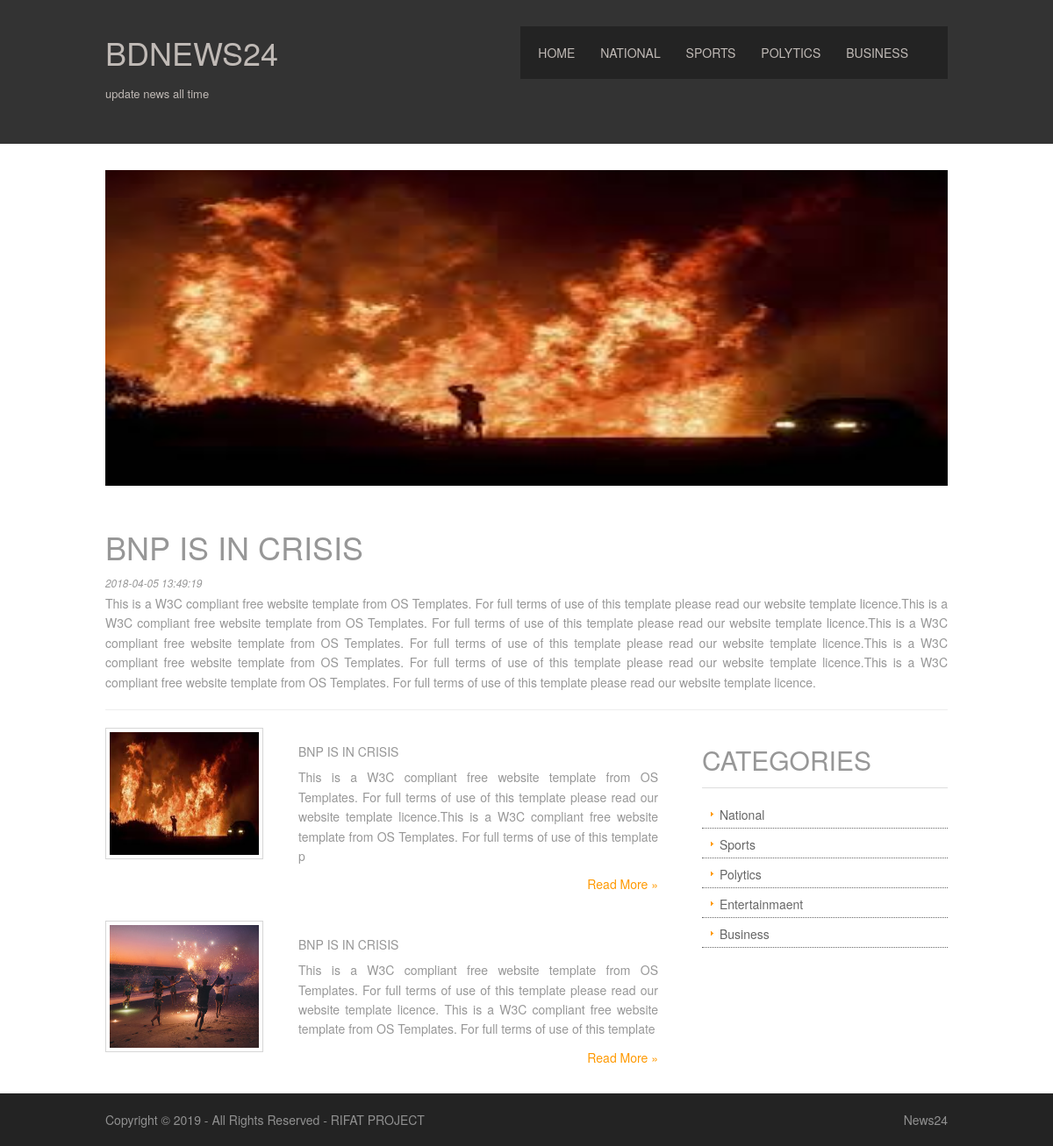
Page /details.php?id=17 on the committed database.
### tables this page shows
CREATE TABLE `news_category` (
  `id` bigint(20) NOT NULL,
  `name` varchar(100) NOT NULL,
  `main_menu` varchar(4) NOT NULL
);

CREATE TABLE `news` (
  `id` bigint(20) NOT NULL,
  `headline` varchar(150) NOT NULL,
  `photo` varchar(100) NOT NULL,
  `details` text NOT NULL,
  `date` timestamp NOT NULL DEFAULT CURRENT_TIMESTAMP ON UPDATE CURRENT_TIMESTAMP,
  `category` bigint(20) NOT NULL,
  `featured` varchar(3) NOT NULL DEFAULT 'no'
);

### details.php (the view, shortened to what this page needs)
<!DOCTYPE html>
<html lang="en" dir="ltr">
<head>
  <link rel="stylesheet" href="styles/layout.css" type="text/css">
  <link rel="stylesheet" href="css/bootstrap.min.css" >
  <link rel="stylesheet" href="css/bootstrap-theme.min.css" >
</head>
<body>
  <?php
  $servername = "localhost";
  $username = "root";
  $password = "";
  $conn = mysqli_connect($servername, $username, $password,'newspaper');
  $sql_1='select * from news_category';
  $result_1=mysqli_query($conn, $sql_1);
  $sql_12='select * from news_category where main_menu="yes"';
  $result_12=mysqli_query($conn, $sql_12);
  $sql_1231='select * from news where featured="yes" order by id desc limit 2';
  $result_1231=mysqli_query($conn, $sql_1231);
  $sql_1678='select * from news where id='.$_GET["id"];
  $result_1678=mysqli_fetch_assoc(mysqli_query($conn, $sql_1678));
  ?>
  <div class="wrapper row1">
    <header id="header" class="clear">
      <div id="hgroup">
        <h1><a href="index.php">BDNEWS24</a></h1>
        <h2>update news all time</h2>
      </div>
      <nav>
        <ul>
          <li><a href="index.php">Home</a></li>
          <?php while($e=mysqli_fetch_assoc($result_12)){ ?>
          <li ><a href="category.php?id=<?=$e['id']?>"><?php echo $e['name'] ?></a></li>
          <?php } ?>
        </ul>
      </nav>
    </header>
  </div>
  <div class="wrapper row2">
    <div id="container" class="clear">
      <section id="slider"><img src="images/<?=$result_1678['photo']?>" width="960" height="360" alt=""></section>
      <div id="homepage">
       <h1><?=$result_1678['headline']?></h1>
       <small><em><?=$result_1678['date']?></em></small>
       <p style="text-align: justify"><?=$result_1678['details']?></p>
    </div>
    <hr>
    <div id="content">
      <section id="posts" class="last clear">
        <ul>
          <?php $d=0; while($ro=mysqli_fetch_assoc($result_1231)){ $d+=1; ?>
          <li <?php if($d==2){ echo 'class="last"';} ?>>
            <article class="clear">
              <figure><img src="images/<?=$ro['photo']?>" alt="">
                <figcaption>
                  <h2><?=$ro['headline']?></h2>
                  <p style="text-align: justify"><?php echo mb_substr($ro['details'],0,250)?></p>
                  <footer class="more"><a href="details.php?id=<?=$ro['id']?>">Read More &raquo;</a></footer>
                </figcaption>
              </figure>
            </article>
          </li>
          <?php } ?>
        </ul>
      </section>
    </div>
    <aside id="right_column">
      <h2 class="title">Categories</h2>
      <nav>
        <ul>
          <?php while($r=mysqli_fetch_assoc($result_1)){ ?>
          <li><a href="category.php?id=<?=$r['id']?>"><?php echo $r['name'] ?></a></li>
          <?php } ?>
        </ul>
      </nav>
    </aside>
  </div>
</div>
<div class="wrapper row3">
  <footer id="footer" class="clear">
   <p class="fl_left">Copyright &copy; 2019 - All Rights Reserved - <a href="#">RIFAT PROJECT</a></p>
    <p class="fl_right"> <a href="http://codezenbd.com" title="News24">News24</a></p>
  </footer>
</div>
</body>
</html>

### styles/layout.css (style rules this page uses)
html { overflow-y:scroll; }
body { margin:0; padding:0; font-size:13px; font-family:Georgia, "Times New Roman", Times, serif; color:#919191; background-color:#232323; }
.clear:after { content:"."; display:block; height:0; clear:both; visibility:hidden; line-height:0; }
.clear { display:block; clear:both; }
a { outline:none; text-decoration:none; }
.fl_left { float:left; }
.fl_right { float:right; }
img { margin:0; padding:0; border:none; line-height:normal; vertical-align:middle; }
address, article, aside, figcaption, figure, footer, header, nav, section { display:block; margin:0; padding:0; }
div.wrapper { display:block; width:100%; margin:0; padding:0; text-align:left; }
.row1, .row1 a { color:#C0BAB6; background-color:#333333; }
.row2 { color:#979797; background-color:#FFFFFF; }
.row2 a { color:#FF9900; background-color:#FFFFFF; }
.row3, .row3 a { color:#919191; background-color:#232323; }
#header, #container, #footer { display:block; width:960px; margin:0 auto; }
nav ul { margin:0; padding:0; list-style:none; }
h1, h2, h3, h4, h5, h6 { margin:0; padding:0; font-size:16px; font-weight:bold; font-style:normal; line-height:normal; text-transform:uppercase; }
#header { padding:20px 0; }
#header #hgroup { float:left; margin:0 0 20px 0; }
#header #hgroup h1, #header #hgroup h2 { font-weight:normal; text-transform:none; }
#header #hgroup h1 { font-size:36px; }
#header #hgroup h2 { font-size:13px; }
#header nav { display:block; float:right; margin:10px 0 0 0; padding:20px 0; color:#C0BAB6; background-color:#232323; }
#header nav ul { padding:0 20px; }
#header nav li { display:inline; margin-right:25px; text-transform:uppercase; }
#header nav li a { color:#C0BAB6; background-color:#232323; }
#container { padding:30px 0; }
#container section { display:block; width:100%; margin:0 0 30px 0; padding:0; }
#container .last { margin:0; }
#container .more { text-align:right; }
#container #slider { margin-bottom:50px; }
#container #homepage { display:block; width:100%; line-height:1.6em; }
#container #content { float:left; width:630px; line-height:1.6em; }
#container #content #posts ul { margin:0; padding:0; list-style:none; }
#container #content #posts ul li { display:block; width:100%; margin-bottom:30px; }
#container #content #posts ul li.last { margin-bottom:0; }
#container #content #posts ul li article figure img { float:left; width:180px; height:150px; margin:0; padding:4px; border:1px solid #D6D6D6; }
#container #content #posts ul li article figure figcaption { display:block; float:right; width:410px; }
#container #content #posts ul li article figure h2 { font-size:14px; }
#container #right_column { float:right; width:280px; }
#container #right_column h2.title { margin-bottom:15px; padding-bottom:15px; border-bottom:1px solid #DEDEDE; }
#container #right_column nav { display:block; width:100%; }
#container #right_column nav ul { margin:0; padding:0; list-style:none; }
#container #right_column nav li { margin:0 0 3px 0; padding:0; }
#container #right_column nav a { display:block; margin:0; padding:5px 10px 5px 20px; color:#666666; background:url("../images/orange_file.gif") no-repeat 10px center #FFFFFF; text-decoration:none; border-bottom:1px dotted #666666; }
#footer { padding:20px 0; }
#footer p { margin:0; padding:0; }

### rows in the picture
news_category: name "NATIONAL", name "National"
news_category: name "SPORTS", name "Sports"
news_category: name "POLYTICS", name "Polytics"
news_category: name "BUSINESS", name "Business"
news: photo (picture), headline "BNP IS IN CRISIS", date "2018-04-05 13:49:19", details "This is a W3C compliant free website template from OS Templates. For full terms of use of this template please read our website template licence.This is a W3C compliant free website template from OS Templates. For full terms of use of this template please read our website template licence.This is a W3C compliant free website template from OS Templates. For full terms of use of this template please read our website template licence.This is a W3C compliant free website template from OS Templates. For full terms of use of this template please read our website template licence.This is a W3C compliant free website template from OS Templates. For full terms of use of this template please read our…", details "This is a W3C compliant free website template from OS Templates. For full terms of use of this template please read our website template licence.This is a W3C compliant free website template from OS Templates. For full terms of use of this template p"
news: photo (picture), headline "BNP IS IN CRISIS", details "This is a W3C compliant free website template from OS Templates. For full terms of use of this template please read our website template licence. This is a W3C compliant free website template from OS Templates. For full terms of use of this template"
news_category: name "Entertainmaent"
